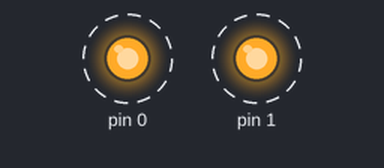
The sketch below on a simulated Arduino Uno, built with avr-gcc and run on an emulated ATmega328P. Shown: output pins drawn as LEDs (lit = HIGH). Dashed ring = blinking.

Above: at 0.5 s.
Timing chart, 0 to 3.0 s (numbered marks = the images above):
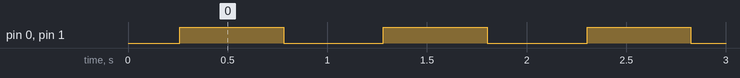

Measured:
- by itself, pin 0, pin 1: alternates HIGH for 0.52 s and LOW for 0.50 s

The sketch:

led_fade.ino
```cpp
void setup(){
}

void loop(){
  for(char i = 0; i < 26; i++){
    analogWrite(0, i*10);
    analogWrite(1, i*10);
    delay(20);
  }
  for(char i = 25; i > 0; i--){
    analogWrite(0, i*10);
    analogWrite(1, i*10);
    delay(20);
  }
}
```
